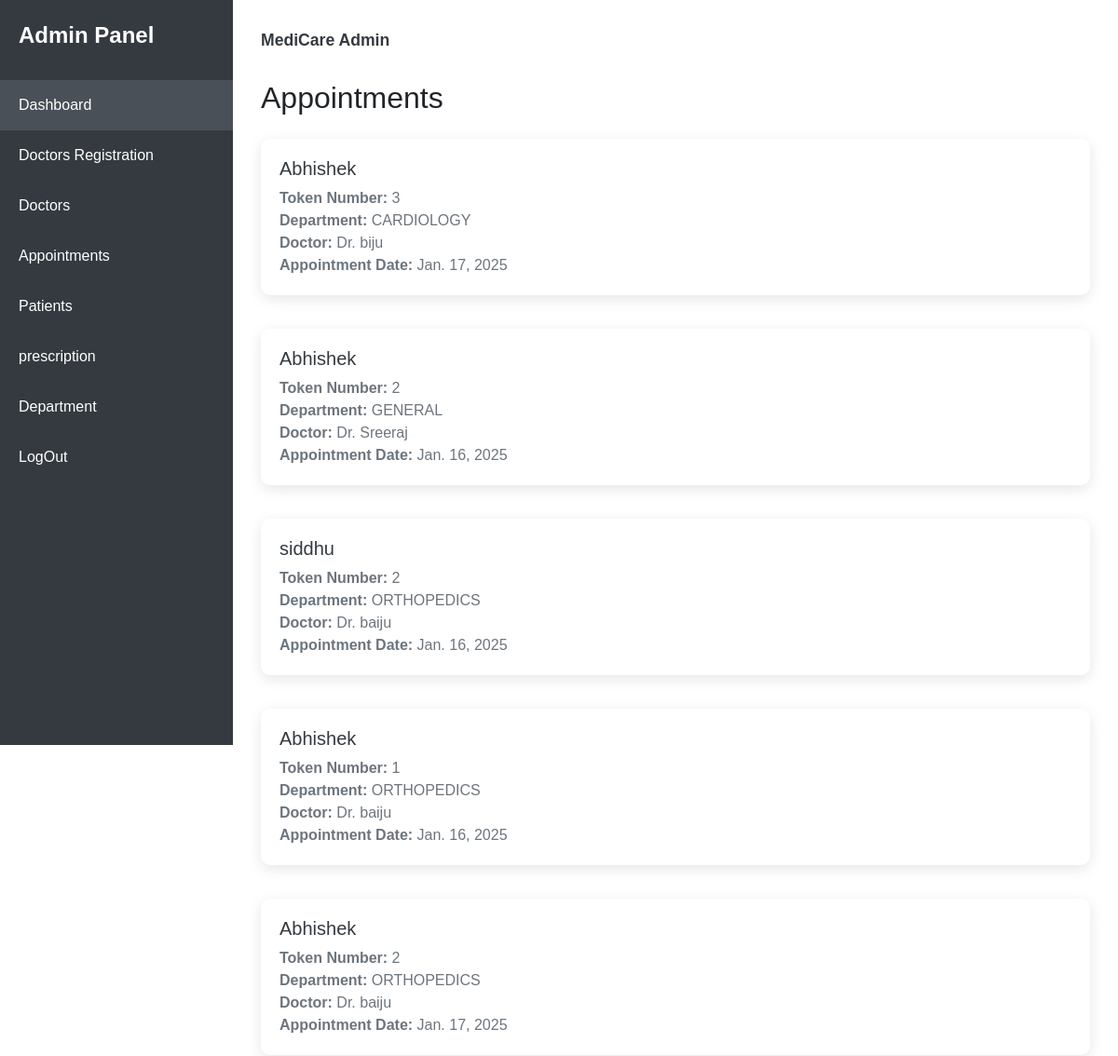
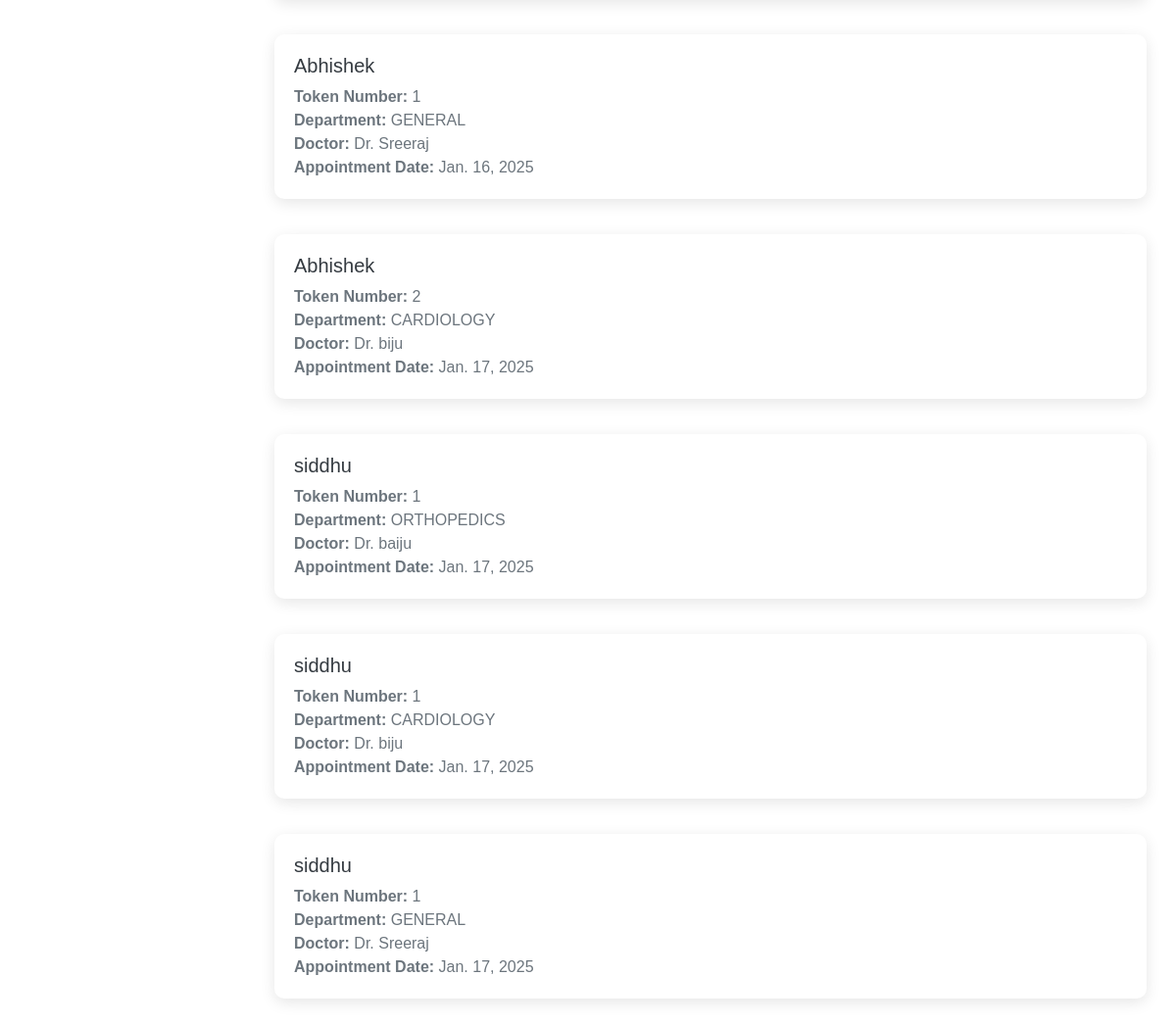
The app's page /admin_view_appointments with its own data (2 pictures, top to bottom).
### app/models.py (models this page shows)
class Appointment(models.Model):
    doctor = models.ForeignKey(Doctor, on_delete=models.CASCADE)
    patient = models.ForeignKey(Patient, on_delete=models.CASCADE)
    appointment_date = models.DateField()
    token_number = models.IntegerField()
    department = models.CharField(max_length=50)

class Patient(models.Model):
    name = models.CharField(max_length=50)
    password = models.TextField()
    age = models.PositiveIntegerField(null=True, blank=True)
    gender = models.CharField(max_length=10, choices=[('Male', 'Male'), ('Female', 'Female'), ('Other', 'Other')])
    phone = models.CharField(max_length=15)
    email = models.EmailField()
    address = models.CharField(max_length=255)
    pincode = models.CharField(max_length=10)
    blood_group = models.CharField(max_length=5, blank=True, null=True)  # Optional blood group
    date_created = models.DateTimeField(auto_now_add=True, null= True)
    last_updated = models.DateTimeField(auto_now=True, null= True)

class Doctor(models.Model):
    department = models.ForeignKey(Department, related_name='doctors', on_delete=models.CASCADE)
    name = models.CharField(max_length=100)
    specialization = models.CharField(max_length=100)
    password = models.TextField()
    email = models.EmailField(unique=True,)

### app/views.py (the view)
# urls.py: path('admin_view_appointments', views.admin_view_appointments),
def admin_view_appointments(req):
    appointments=Appointment.objects.all()[::-1]
    return render( req,'admin/appointments.html',{'appointments':appointments})

### templates/admin/appointments.html (shortened to what this page needs)
<!DOCTYPE html>
<html lang="en">
<head>
    <link href="https://cdn.jsdelivr.net/npm/bootstrap@5.3.3/dist/css/bootstrap.min.css" rel="stylesheet">
</head>
<body>
    <div class="sidebar">
        <div class="logo">
            Admin Panel
        </div>
        <ul class="nav-links">
            <li><a href="admin_home" class="active">Dashboard</a></li>
            <li><a href="{% url 'register_doctor' %}">Doctors Registration</a></li>
            <li><a href="view_all_doctors">Doctors</a></li>
            <li><a href="admin_view_appointments">Appointments</a></li>
            <li><a href="view_all_patient">Patients</a></li>
            <li><a href="view_all_prescription">prescription</a></li>
            <li><a href="department">Department</a></li>
            <li><a href="logout">LogOut</a></li>
        </ul>
    </div>
<div class="main-content">
        <div class="header">
            <div class="user-profile">MediCare Admin</div>
        </div>
        <section>
            <h2 class="card-header">Appointments</h2>
            <div class="row mt-4">
                {% for app in appointments %}
                <div class="col-12 mb-3">
                    <div class="appointment-card d-flex align-items-center">
                        <div class="appointment-info">
                            <h5 class="text-truncate">{{ app.patient.name }}</h5>
                            <p><strong>Token Number:</strong> {{ app.token_number }}</p>
                            <p><strong>Department:</strong> {{ app.department }}</p>
                            <p><strong>Doctor:</strong> Dr. {{ app.doctor.name }}</p>
                            <p><strong>Appointment Date:</strong> {{ app.appointment_date }}</p>
                        </div>
                    </div>
                </div>
                {% endfor %}
            </div>
        </section>
</div>
</body>
</html>

### templates/admin/appointments.html (style rules this page uses)
:root { --sidebar-width: 250px; --primary-color: #343a40; --hover-color: #495057; --transition-speed: 0.3s; }
body { font-family: 'Arial', sans-serif; background-color: #ffffff; margin: 0; overflow-x: hidden; }
.sidebar { position: fixed; top: 0; left: 0; width: var(--sidebar-width); height: 100vh; background-color: var(--primary-color); color: white; padding-top: 20px; transition: transform var(--transition-speed); z-index: 1000; }
.sidebar .logo { font-size: 1.5rem; font-weight: bold; padding: 0 20px 30px; display: flex; align-items: center; justify-content: space-between; }
.nav-links { list-style: none; padding: 0; margin: 0; }
.nav-links li a { color: white; text-decoration: none; display: block; padding: 15px 20px; transition: background-color var(--transition-speed); }
.nav-links li a:hover, .nav-links li a.active { background-color: var(--hover-color); }
.main-content { margin-left: var(--sidebar-width); padding: 30px; transition: margin var(--transition-speed); }
.header { display: flex; justify-content: space-between; align-items: center; margin-bottom: 30px; flex-wrap: wrap; gap: 15px; }
.user-profile { font-size: 1.1rem; font-weight: bold; color: var(--primary-color); }
.appointment-card { background-color: #ffffff; padding: 20px; border-radius: 10px; box-shadow: 0 4px 15px rgba(0, 0, 0, 0.1); margin-bottom: 20px; }
.appointment-card h5 { color: var(--primary-color); }
.appointment-card p { color: #6c757d; margin: 0; }

### records on screen
Appointment: patient.name "Abhishek", token_number "3", department "CARDIOLOGY", doctor.name "biju", appointment_date "Jan. 17, 2025"
Appointment: patient.name "Abhishek", token_number "2", department "GENERAL", doctor.name "Sreeraj", appointment_date "Jan. 16, 2025"
Appointment: patient.name "siddhu", token_number "2", department "ORTHOPEDICS", doctor.name "baiju", appointment_date "Jan. 16, 2025"
Appointment: patient.name "Abhishek", token_number "1", department "ORTHOPEDICS", doctor.name "baiju", appointment_date "Jan. 16, 2025"
Appointment: patient.name "Abhishek", token_number "2", department "ORTHOPEDICS", doctor.name "baiju", appointment_date "Jan. 17, 2025"
Appointment: patient.name "Abhishek", token_number "1", department "GENERAL", doctor.name "Sreeraj", appointment_date "Jan. 16, 2025"
Appointment: patient.name "Abhishek", token_number "2", department "CARDIOLOGY", doctor.name "biju", appointment_date "Jan. 17, 2025"
Appointment: patient.name "siddhu", token_number "1", department "ORTHOPEDICS", doctor.name "baiju", appointment_date "Jan. 17, 2025"
Appointment: patient.name "siddhu", token_number "1", department "CARDIOLOGY", doctor.name "biju", appointment_date "Jan. 17, 2025"
Appointment: patient.name "siddhu", token_number "1", department "GENERAL", doctor.name "Sreeraj", appointment_date "Jan. 17, 2025"
